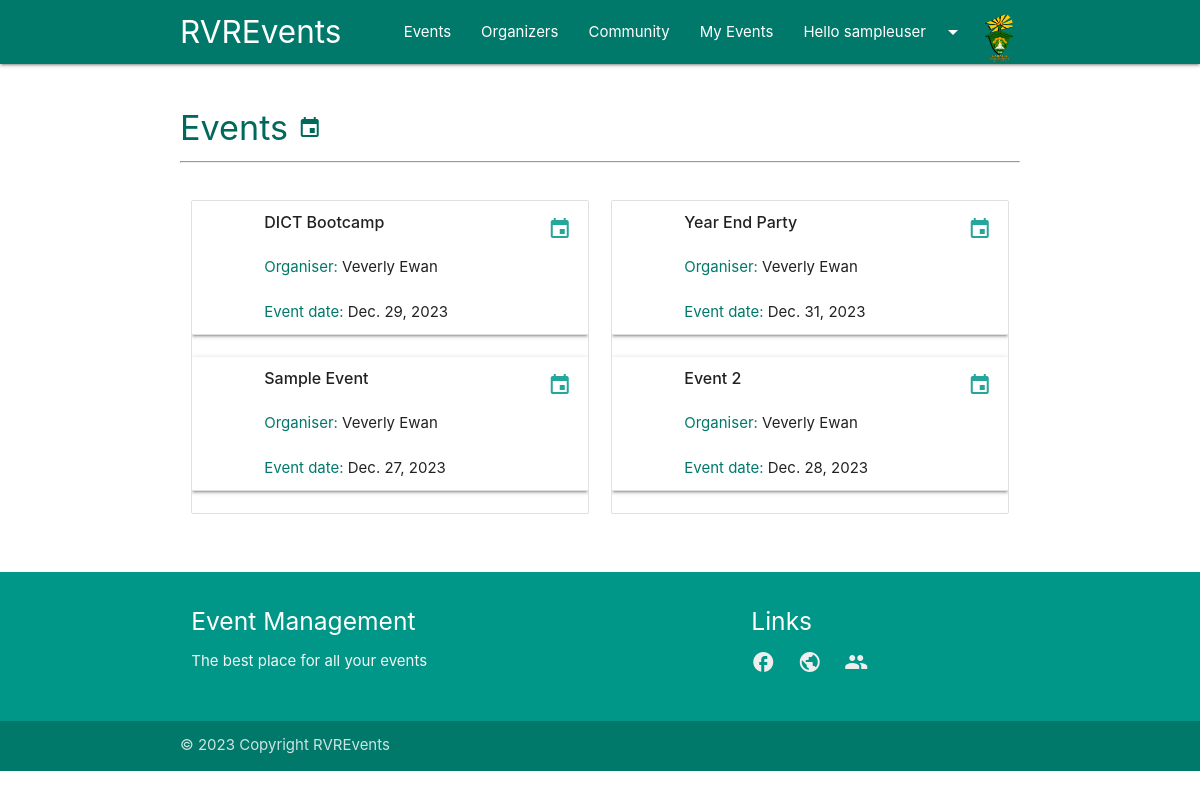
The page /events/ (signed in) on the database as committed earlier.
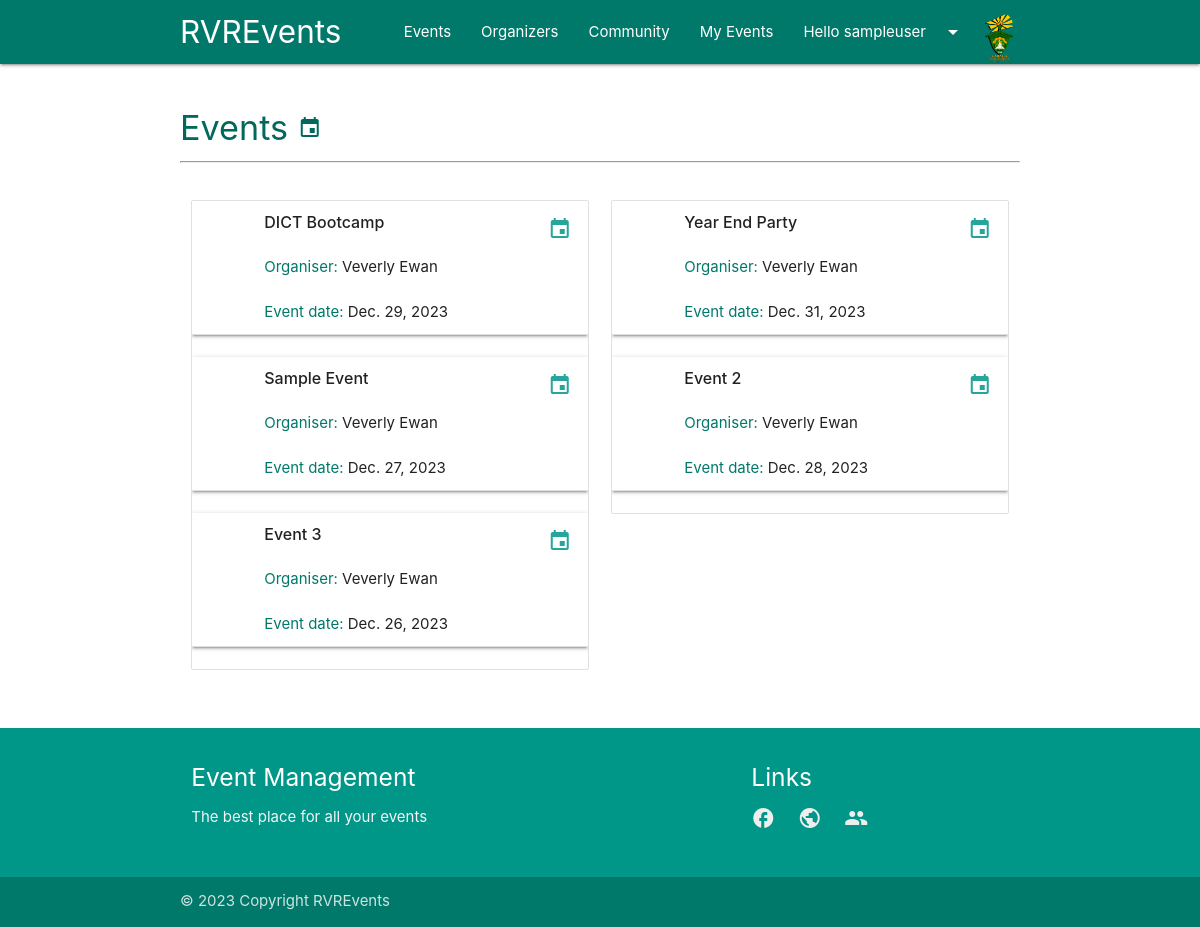
The same page on the database as committed later.
### ems/models.py (models this page shows, shortened)
class Event(models.Model):
    CATEGORIES = [
        ('Conference', 'Conference'),
        ('Party', 'Party'),
        ('Seminar', 'Seminar'),
        ('Concert', 'Concert'),
    ]
    name = models.CharField(max_length=200)
    organiser = models.ForeignKey(Organiser, null=True, on_delete=models.CASCADE)
    description = models.TextField(max_length=500, null=True)
    category = models.CharField(max_length=200, choices=CATEGORIES)
    event_date = models.DateField()
    created_dated = models.DateField(auto_now_add=True)

class Organiser(models.Model):
    user = models.OneToOneField(User, null=True, on_delete=models.CASCADE)
    name = models.CharField(max_length=200, null=True)
    about = models.TextField(max_length=600, null=True)
    location = models.CharField(max_length=200, null=True)
    def __str__(self):
        return str(self.name)

### ems/decorators.py (the view)
        def wrapper_func(request, *args, **kwargs):
            group = None
            if request.user.groups.exists():
                group = request.user.groups.all()[0].name
            if group in allowed_roles:
                return view_func(request, *args, **kwargs)
            else:
                return render(request, 'auth/error.html')
            return view_func(request, *args, **kwargs)

### ems/templatetags/auth_extras.py (called while the page is built)
@register.filter(name='has_group')
def has_group(user, group_name):
    group = Group.objects.get(name=group_name)
    return True if group in user.groups.all() else False

### ems/views.py (called while the page is built)
@login_required(login_url='login')
@allowed_users(allowed_roles=['admin', 'participant', 'organiser'])
def events(request):
    events1 = Event.objects.all()[0::2]
    events2 = Event.objects.all()[1::2]
    context = {
        'events1': events1,
        'events2': events2,
    }
    return render(request, 'ems/render/events.html', context)

### ems/templates/ems/render/events.html (shortened to what this page needs)
{% extends 'ems/main.html' %}
{% load static %}
{% load auth_extras %}
{% block content %}
<div class="container users-section">
    <br>
    <h4 class="teal-text text-darken-3">Events <i class="material-icons">event</i></h4>
    <hr>
    <br>
    <div class="row">
        <div class="col m6">
            <ul class="collection">
                {% for event in events1 %}
                <li class="collection-item avatar z-depth-1">
                    <span class="title"><strong>{{ event.name }}</strong></span>
                    <p><br><span class="teal-text text-darken-2">Organiser: </span>{{ event.organiser }}<br>
                        <br><span class="teal-text text-darken-2">Event date: </span>{{ event.event_date }}
                    </p>
                    <a href="{% url 'view_event' event.id %}" class="secondary-content"><i class="material-icons">event</i></a>
                </li>
                <br>
                {% endfor %}
            </ul>
        </div>
        <div class="col m6">
            <ul class="collection">
                {% for event in events2 %}
                <li class="collection-item avatar z-depth-1">
                    <span class="title"><strong>{{ event.name }}</strong></span>
                    <p><br><span class="teal-text text-darken-2">Organiser: </span>{{ event.organiser }}<br>
                        <br><span class="teal-text text-darken-2">Event date: </span>{{ event.event_date }}
                    </p>
                    <a href="{% url 'view_event' event.id %}" class="secondary-content"><i class="material-icons">event</i></a>
                </li>
                <br>
                {% endfor %}
            </ul>
        </div>
    </div>
    <br>
</div>
{% endblock %}

Rows that differ between the two databases and show on the page:
added Event: name "Event 3", organiser "Veverly Ewan", event_date "Dec. 26, 2023", shown under "Events"
